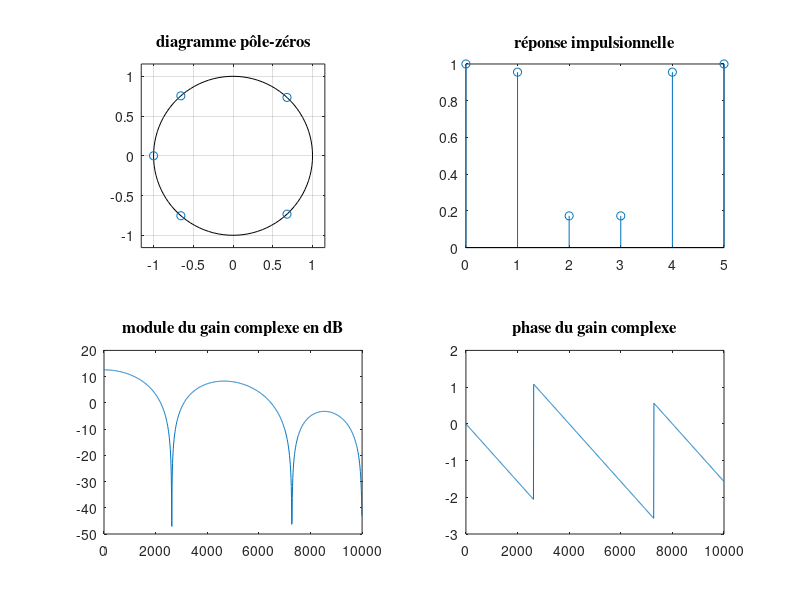
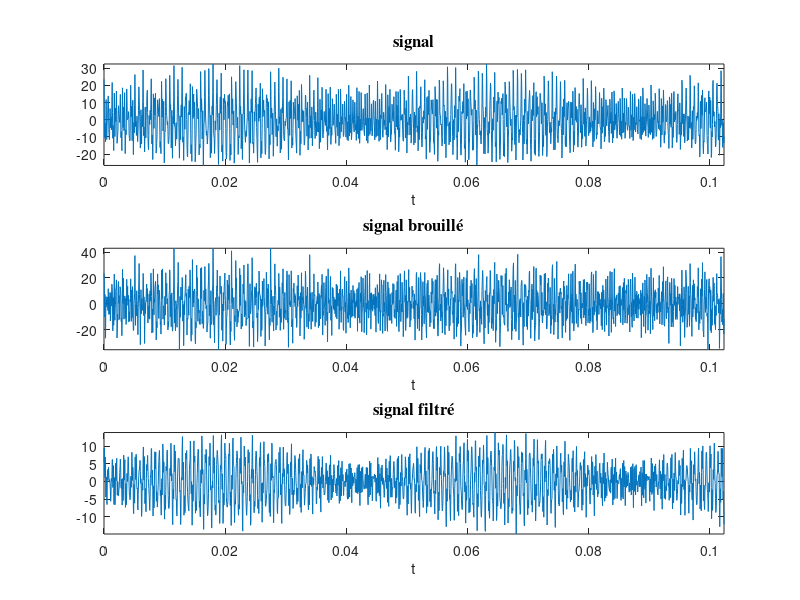
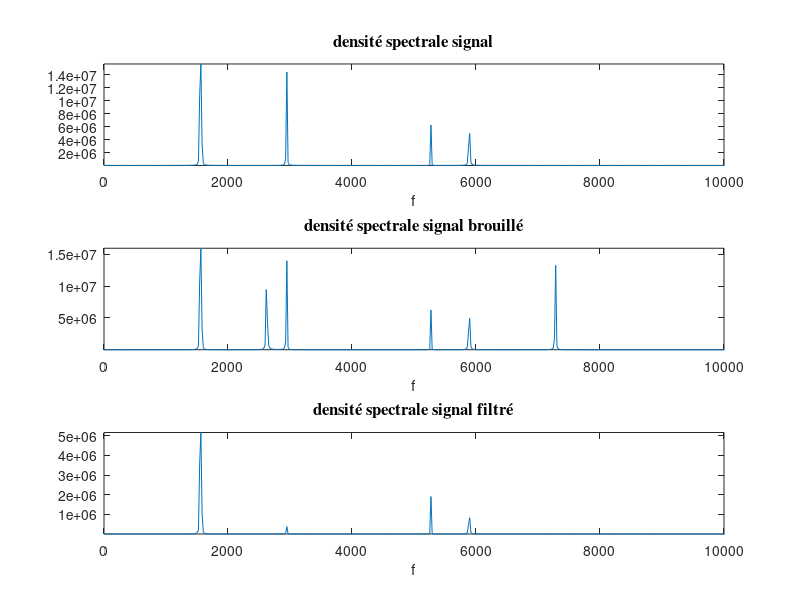
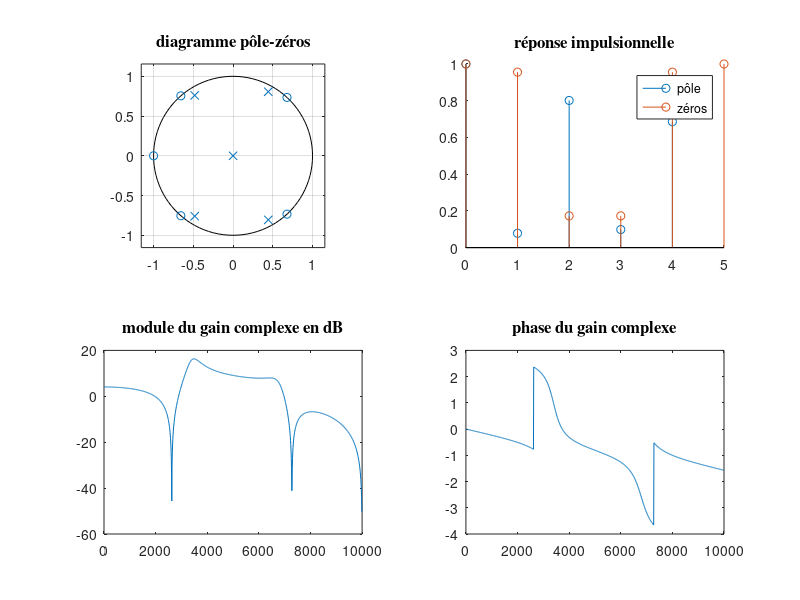

The MATLAB source for these figures, in order:
close all;
clc;
clear variables;

B = 10000;
nue = 20000;

nu1 = 2625;

nu2 = 7280;

f0 = B/nue;
f1 = nu1/nue;

f2 = nu2/nue;

i = complex(0,1);

zeros1 = exp(i*2*pi*f1);

zeros1conj = conj(zeros1);

zeros2 = exp(i*2*pi*f2);

zeros2conj = conj(zeros2);

zeros3 = -1;

zeros = [zeros1,zeros1conj,zeros2,zeros2conj,zeros3];


bl = poly(zeros);

eval_zeros = sum(bl);
%zeros_eval = polyval(bl,1)

h = bl/eval_zeros;


a = 1;
b = bl;
n = 1024;

[H,w] = freqz(b,a,n,nue);


figure(1)

subplot(221)
zplane(roots(h))
title('diagramme pôle-zéros','FontSize', 12, 'FontName','times')

subplot(222)
stem(0:1:5,bl)
title('réponse impulsionnelle','FontSize', 12, 'FontName','times')

subplot(223)
plot(w,20*log10(abs(H)))
title('module du gain complexe en dB','FontSize', 12, 'FontName','times')

subplot(224)
plot(w,unwrap(angle(H)))
title('phase du gain complexe','FontSize', 12, 'FontName','times')


%3.3

figure(2)
load signal4.mat


s1 = 8*sin(2*pi*nu1*t);
s2 = 8*sin(2*pi*nu2*t);


x = s + s1 +s2;

y = filter(h,a,x);

subplot(311)
plot(t,s)
axis([t(1),t(end),min(s),max(s)])
title('signal','FontSize', 12, 'FontName','times')
xlabel('t')

subplot(312)
plot(t,x)
axis([t(1),t(end),min(x),max(x)])
title('signal brouillé','FontSize', 12, 'FontName','times')
xlabel('t')

subplot(313)
plot(t,y)
axis([t(1),t(end),min(y),max(y)])
title('signal filtré','FontSize', 12, 'FontName','times')
xlabel('t')
%densité spectrale

S = abs(fft(s,n)).^2;
X = abs(fft(x,n)).^2;
Y = abs(fft(y,n)).^2;

f = 0:nue/n:(nue-nue/n);
figure(3)
subplot(311)
plot(f,S)
axis([0,10000,-Inf,+Inf])
title('densité spectrale signal','FontSize', 12, 'FontName','times')
xlabel('f')

subplot(312)
plot(f,X)
axis([0,10000,-Inf,+Inf])
title('densité spectrale signal brouillé','FontSize', 12, 'FontName','times')
xlabel('f')

subplot(313)
plot(f,Y)
axis([0,10000,-Inf,+Inf])
title('densité spectrale signal filtré','FontSize', 12, 'FontName','times')
xlabel('f')

% fréquence à conserver intact
f4 = 3400/nue;
f5 = 6800/nue;
p1 = 0.92*exp(2*i*pi*f4);
p1conj = conj(p1);

p2 = 0.90*exp(2*i*pi*f5);
p2conj = conj(p2);

pole = [p1,p1conj,p2,p2conj];

am = poly(pole);

%zeros_eval_pole =  sum(am);

%eval = polyval(am/bl,1)
eval_pole = sum(am);

h_corr = bl*eval_pole/eval_zeros;

figure(4)



figure(5)
[H,w] = freqz(bl,am,n,nue);
subplot(221)
zplane(bl,am)
title('diagramme pôle-zéros','FontSize', 12, 'FontName','times')

subplot(222)
hold on
stem(0:1:4,am)
stem(0:1:5,bl)
title('réponse impulsionnelle','FontSize', 12, 'FontName','times')
legend('pôle','zéros')
subplot(223)
plot(w,20*log10(abs(H)))
title('module du gain complexe en dB','FontSize', 12, 'FontName','times')

subplot(224)
plot(w,unwrap(angle(H)))
title('phase du gain complexe','FontSize', 12, 'FontName','times')

figure(6)
y = filter(h_corr,am,x);
Y = abs(fft(y,n)).^2;
% plot(t,y)
plot(f,Y)
axis([0,10000,-Inf,+Inf])
title('densité spectrale signal filtré corrigé')
xlabel('f')
